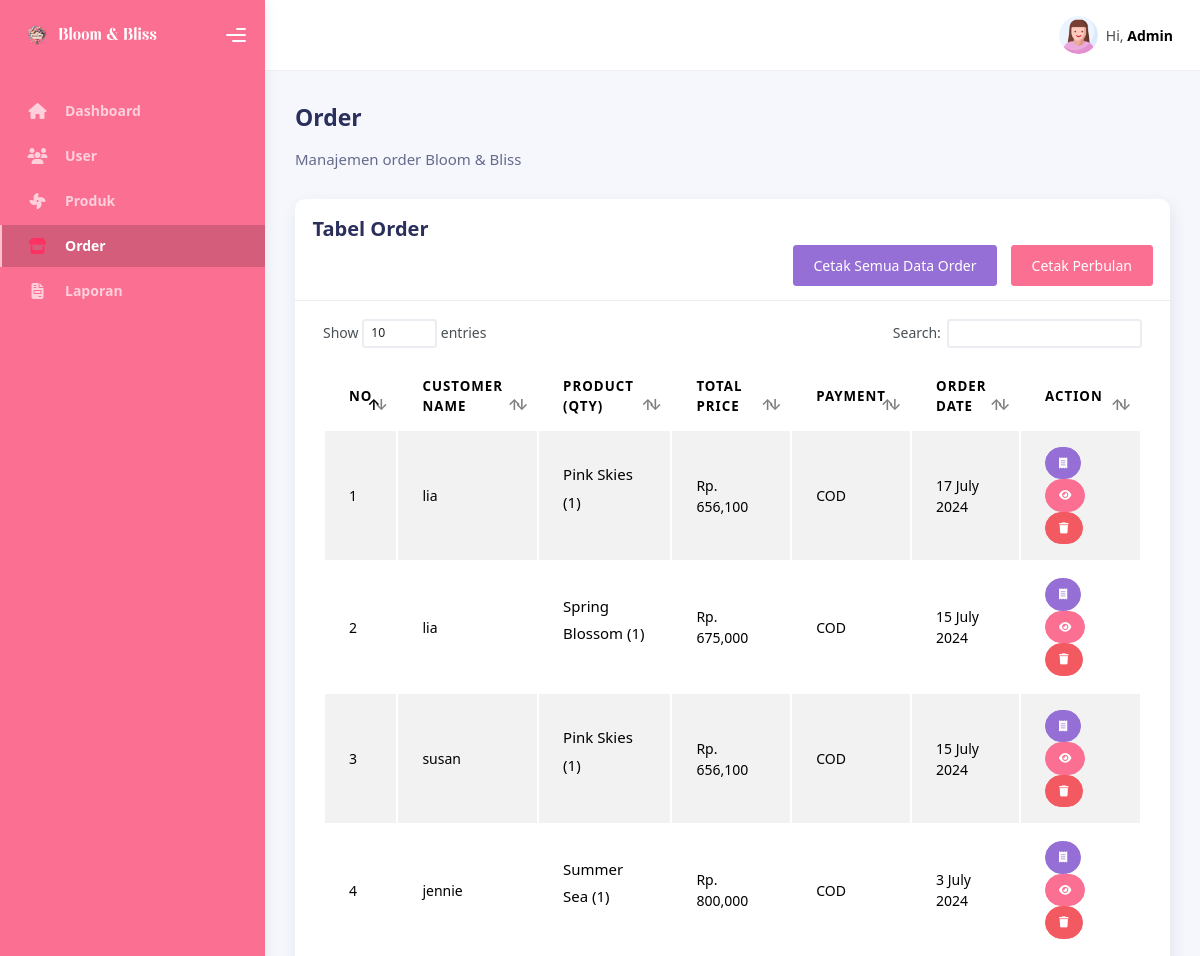
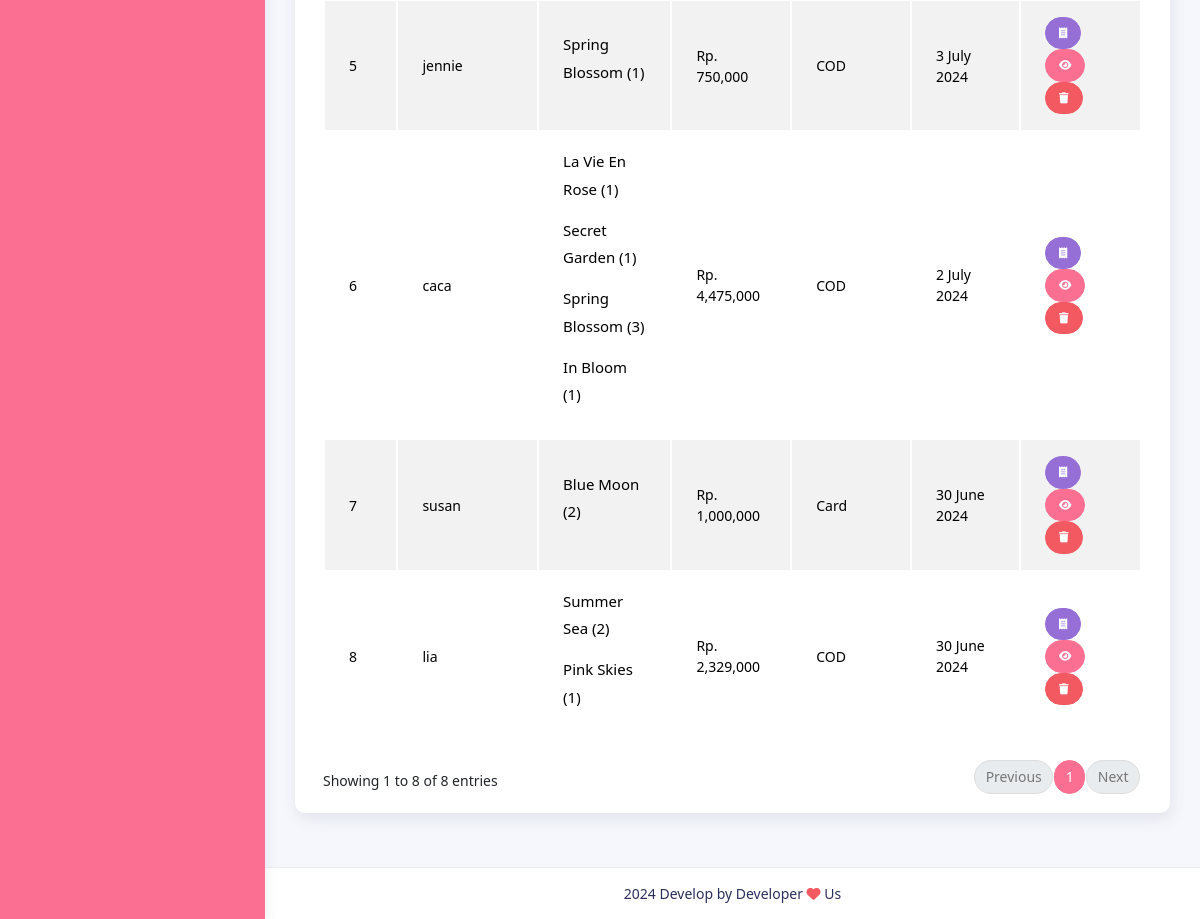
Page /admin/order.php (signed in) on the committed database (2 pictures, top to bottom).
### tables this page shows
CREATE TABLE `tb_user` (
  `id_user` int(5) NOT NULL,
  `usn_user` varchar(20) NOT NULL,
  `nama_user` varchar(50) NOT NULL,
  `email_user` varchar(50) NOT NULL,
  `notelp_user` varchar(10) NOT NULL,
  `pw_user` varchar(256) NOT NULL
);

CREATE TABLE `orders` (
  `order_id` int(5) NOT NULL,
  `address` varchar(100) NOT NULL,
  `pmode` varchar(50) NOT NULL,
  `amount_paid` varchar(10) NOT NULL,
  `id_user` int(5) NOT NULL,
  `order_date` date NOT NULL
);

### admin/order.php (the view, shortened to what this page needs)
<?php include ('layout/header.php'); ?>
<div class="container">
  <div class="page-inner">
    <div class="d-flex align-items-left align-items-md-center flex-column flex-md-row pt-2 pb-4">
      <div>
        <h3 class="fw-bold mb-3">Order</h3>
        <h6 class="op-7 mb-2">Manajemen order Bloom & Bliss</h6>
      </div>
    </div>
    <div class="row">
      <div class="col-md-12">
        <div class="card">
          <div class="card-header">
            <h4 class="card-title">Tabel Order</h4>
            <div class="d-flex justify-content-end">
              <a href="report/OrderReportAll.php" target="_blank" class="btn btn-info">Cetak Semua Data Order</a>
              <button class="btn btn-primary ms-3" data-bs-toggle="modal"
                data-bs-target="#cetak_perbulan_order">Cetak Perbulan</button>
            </div>
          </div>
          <div class="card-body">
            <div class="table-responsive">
              <table id="katalog-datatables" class="display table table-striped table-hover">
                <thead>
                  <tr>
                    <th>No</th>
                    <th>Customer Name</th>
                    <th>Product (qty)</th>
                    <th>Total Price</th>
                    <th>Payment</th>
                    <th>Order Date</th>
                    <th>Action</th>
                  </tr>
                </thead>
                <tbody>
                  <?php
                  include '../koneksi.php';
                  $query = "
                    SELECT
                        tb_user.*,
                        orders.*,
                        tb_produk.bouquet_id,
                        GROUP_CONCAT(tb_produk.bouquet_name SEPARATOR ', ') AS nameProducts,
                        GROUP_CONCAT(tb_produk.bouquet_price SEPARATOR ', ') AS priceProducts,
                        GROUP_CONCAT(tb_produk.bouquet_image SEPARATOR ', ') AS imageProducts,
                        GROUP_CONCAT(order_detail.qty SEPARATOR ', ') AS qtys
                    FROM
                        tb_user
                    JOIN
                        orders ON tb_user.id_user = orders.id_user
                    JOIN
                        order_detail ON order_detail.order_id = orders.order_id
                    JOIN
                        tb_produk ON order_detail.bouquet_id = tb_produk.bouquet_id
                    GROUP BY
                        orders.order_id
                    ORDER BY
                        orders.order_id DESC;
                    ";
                  $stmt = $conn->prepare($query);
                  $stmt->execute();
                  $result = $stmt->get_result();
                  $results = $result->fetch_all(MYSQLI_ASSOC);
                  $num = 0;
                  foreach ($results as $row):
                    $num += 1;
                    ?>
                    <tr>
                      <td><?= $num ?></td>
                      <td><?= $row['nama_user'] ?></td>
                      <td>
                        <?php
                        $productArray = explode(', ', $row['nameProducts']);
                        $quantityArray = explode(', ', $row['qtys']);
                        for ($i = 0; $i < count($productArray); $i++) {
                          echo "<p>{$productArray[$i]} ({$quantityArray[$i]})</p>";
                        }
                        ?>
                      </td>
                      <td>Rp. <?= number_format($row['amount_paid']); ?></td>
                      <td><?= $row['pmode'] ?></td>
                      <td>
                        <?php
                        $datefromdatabase = $row['order_date'];
                        $date = date('j F Y', strtotime($datefromdatabase));
                        ?>
                        <?= $date ?>
                      </td>
                      <td>
                        <a href="report/orderReportPerOrder.php?order_id=<?= $row['order_id'] ?>" target="_blank"
                          class="btn btn-info btn-sm btn-round"><i class="fas fa-receipt"></i> </a>
                        <button class="btn btn-sm btn-primary btn-round" data-bs-toggle="modal"
                          data-bs-target="#viewDetailOrderid<?= $row['order_id'] ?> "><i class="fas fa-eye"></i></button>
                        <button class="btn btn-sm btn-danger btn-round delete-button"
                          data-id="<?php echo $row['order_id']; ?>" data-type="Order"><i class="fa fa-trash"></i></button>
                      </td>
                    </tr>
                    <?php include ('layout/modalDetailOrder.php'); ?>
                    <?php
                  endforeach;
                  ?>
                </tbody>
              </table>
            </div>
          </div>
        </div>
      </div>
    </div>
  </div>
</div>
<?php include ('layout/footer.php'); ?>

### rows in the picture
tb_user: nama_user "lia", i "Pink Skies", i "1", orders.amount_paid "656,100", orders.pmode "COD", orders.order_date "17 July 2024", i "Spring Blossom", orders.amount_paid "675,000", orders.order_date "15 July 2024", i "Summer Sea", i "2", orders.amount_paid "2,329,000", orders.order_date "30 June 2024"
tb_user: nama_user "susan", i "Pink Skies", i "1", orders.amount_paid "656,100", orders.pmode "COD", orders.order_date "15 July 2024", i "Blue Moon", i "2", orders.amount_paid "1,000,000", orders.pmode "Card", orders.order_date "30 June 2024"
tb_user: nama_user "jennie", i "Summer Sea", i "1", orders.amount_paid "800,000", orders.pmode "COD", orders.order_date "3 July 2024", i "Spring Blossom", orders.amount_paid "750,000"
tb_user: nama_user "caca", i "La Vie En Rose", i "1", i "Secret Garden", i "Spring Blossom", i "3", i "In Bloom", orders.amount_paid "4,475,000", orders.pmode "COD", orders.order_date "2 July 2024"
